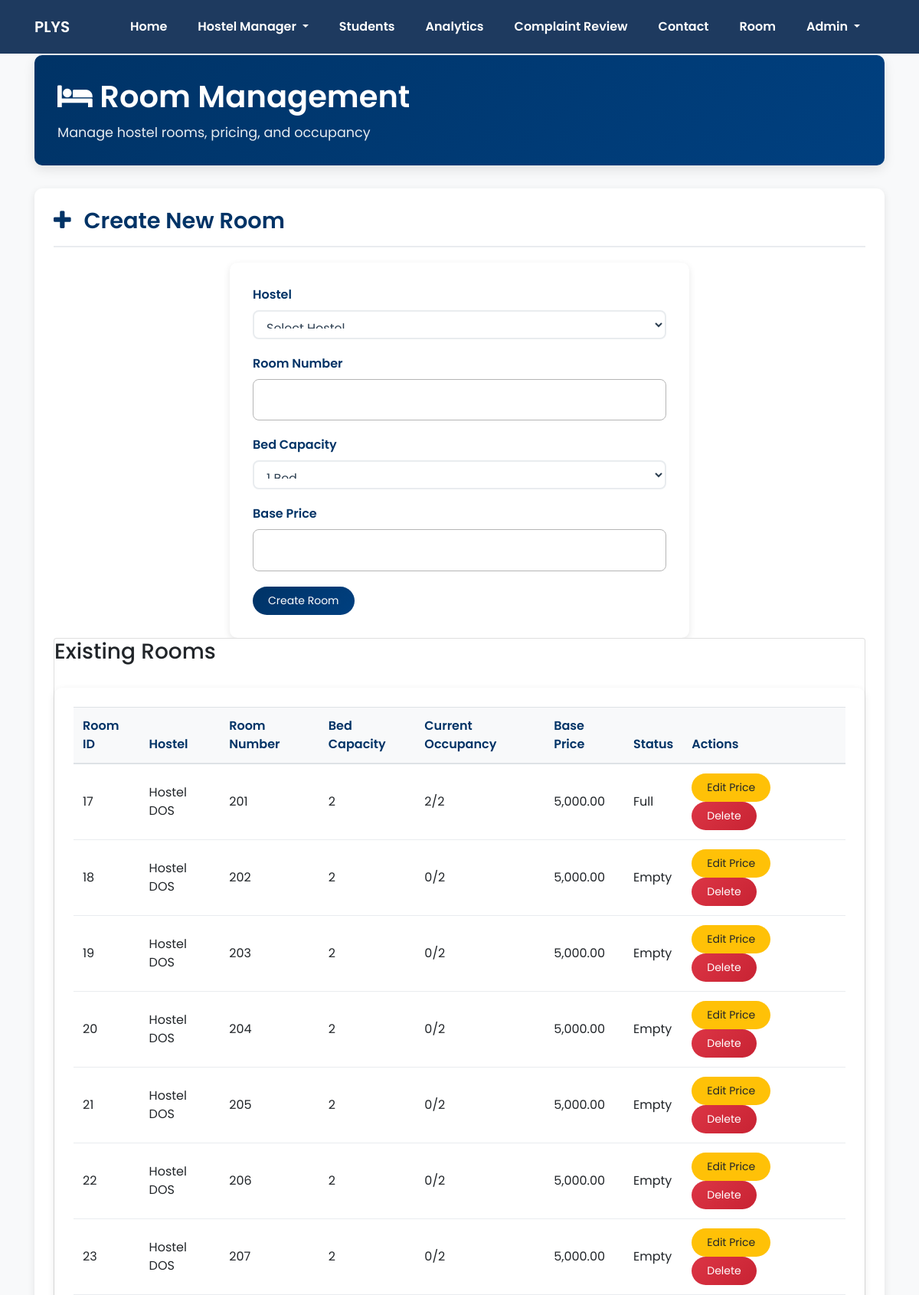
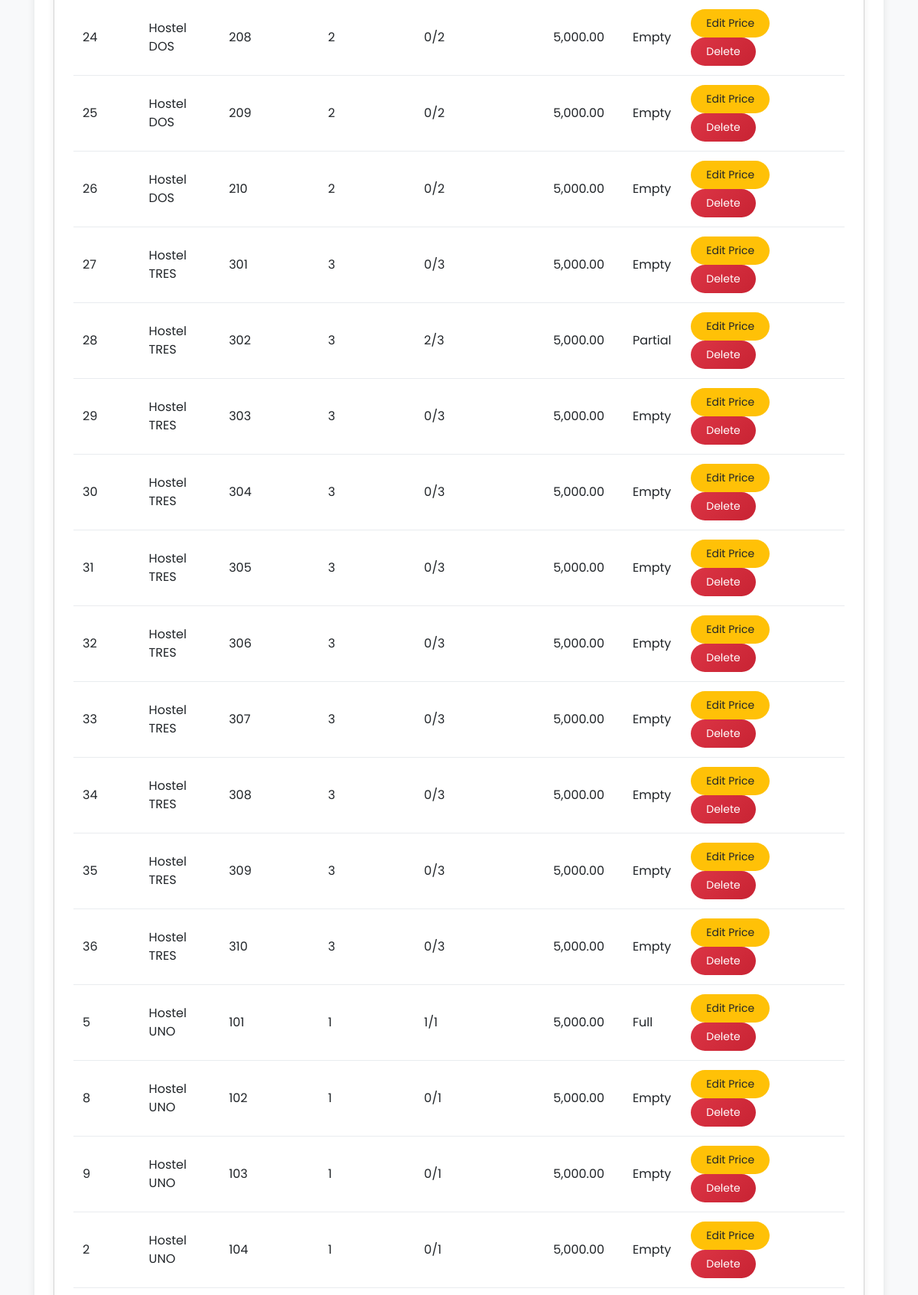
The app's page /admin/admin_room_management.php (upper part) with its own data (2 pictures, top to bottom).
### tables this page shows
CREATE TABLE `room` (
  `Room_id` int(10) NOT NULL,
  `Hostel_id` int(10) NOT NULL,
  `Room_No` int(10) NOT NULL,
  `Allocated` tinyint(1) DEFAULT 0,
  `bed_capacity` int(1) NOT NULL DEFAULT 1 COMMENT '1, 2, or 3 beds',
  `base_price` decimal(10,2) NOT NULL DEFAULT 5000.00 COMMENT 'Base price for single occupancy',
  `current_occupancy` int(1) NOT NULL DEFAULT 0 COMMENT 'Current number of occupied beds'
);

CREATE TABLE `hostel` (
  `Hostel_id` int(10) NOT NULL,
  `Hostel_name` varchar(255) NOT NULL,
  `current_no_of_rooms` varchar(255) DEFAULT NULL,
  `No_of_rooms` varchar(255) DEFAULT NULL,
  `No_of_students` varchar(255) DEFAULT NULL,
  `tenure` int(11) DEFAULT NULL
);

### admin/admin_room_management.php (the view, shortened to what this page needs)
<?php
require_once __DIR__ . '/admin_header.php';
$rooms_query = "SELECT r.*, h.Hostel_name,
                (SELECT COUNT(*) FROM bed_allocation ba WHERE ba.room_id = r.Room_id AND ba.is_active = 1) as current_occupancy
                FROM Room r
                JOIN Hostel h ON r.Hostel_id = h.Hostel_id
                ORDER BY h.Hostel_name, r.Room_No";
$rooms_result = mysqli_query($conn, $rooms_query);
?>
<!DOCTYPE html>
<html lang="en">
<head>
</head>
<body>
<br><br><br>
<div class="container">
    <div class="header">
        <h1><i class="fa fa-bed"></i> Room Management</h1>
        <p>Manage hostel rooms, pricing, and occupancy</p>
    </div>
    <div class="section">
        <div class="section-header">
            <h3><i class="fa fa-plus"></i> Create New Room</h3>
        </div>
        <div class="mail_grid_w3l">
            <form method="post">
                <div class="form-group">
                    <label for="hostel_id">Hostel</label>
                    <select name="hostel_id" class="form-control" required>
                        <option value="">Select Hostel</option>
                    </select>
                </div>
                <div class="form-group">
                    <label for="room_no">Room Number</label>
                    <input type="number" name="room_no" class="form-control" required min="1">
                </div>
                <div class="form-group">
                    <label for="bed_capacity">Bed Capacity</label>
                    <select name="bed_capacity" class="form-control" required>
                        <option value="1">1 Bed</option>
                    </select>
                </div>
                <div class="form-group">
                    <label for="base_price">Base Price</label>
                    <input type="number" name="base_price" class="form-control" step="0.01" min="0" required>
                </div>
                <button type="submit" class="btn btn-primary">Create Room</button>
            </form>
        </div>
        <div class="card">
            <h3>Existing Rooms</h3>
            <div class="table-container">
                <table class="table">
                    <thead>
                        <tr>
                            <th>Room ID</th>
                            <th>Hostel</th>
                            <th>Room Number</th>
                            <th>Bed Capacity</th>
                            <th>Current Occupancy</th>
                            <th>Base Price</th>
                            <th>Status</th>
                            <th>Actions</th>
                        </tr>
                    </thead>
                    <tbody>
                        <?php while ($room = mysqli_fetch_assoc($rooms_result)): ?>
                            <tr>
                                <td><?php echo $room['Room_id']; ?></td>
                                <td><?php echo htmlspecialchars($room['Hostel_name']); ?></td>
                                <td><?php echo $room['Room_No']; ?></td>
                                <td><?php echo $room['bed_capacity']; ?></td>
                                <td><?php echo $room['current_occupancy']; ?>/<?php echo $room['bed_capacity']; ?></td>
                                <td><?php echo number_format($room['base_price'], 2); ?></td>
                                <td>
                                    <?php
                                    if ($room['current_occupancy'] == 0) {
                                        echo '<span class="occupancy-badge occupancy-empty">Empty</span>';
                                    } elseif ($room['current_occupancy'] < $room['bed_capacity']) {
                                        echo '<span class="occupancy-badge occupancy-partial">Partial</span>';
                                    } else {
                                        echo '<span class="occupancy-badge occupancy-full">Full</span>';
                                    }
                                    ?>
                                </td>
                                <td>
                                    <div class="action-buttons">
                                        <button class="btn btn-warning" onclick="openPriceModal(<?php echo $room['Room_id']; ?>, <?php echo $room['base_price']; ?>)">Edit Price</button>
                                        <button class="btn btn-danger" onclick="deleteRoom(<?php echo $room['Room_id']; ?>)">Delete</button>
                                    </div>
                                </td>
                            </tr>
                        <?php endwhile; ?>
                    </tbody>
                </table>
            </div>
        </div>
    </div>
    <br><br><br>
    <br><br><br>
    <br><br><br>
</body>
</html>

### web_home/css_home/style.css (style rules this page uses)
body { padding:0; margin:0; position:relative; font-family: 'Poiret One', cursive; }
h1,h2,h3,h4,h5,h6 { margin:0; }
p { margin:0; }
label { margin:0; }
h1 { font-size: inherit; }
.mail_grid_w3l input[type="text"], .mail_grid_w3l input[type="email"],.mail_grid_w3l input[type="number"],.mail_grid_w3l input[type="password"], .mail_grid_w3l textarea { outline: none; padding: 15px; font-size: 15px; color: #777; background: none; width: 100%; border: 1px solid #b5b5b5; letter-spacing: 3px; font-weight: bold; text-transform: capitalize; }

### web/css/style1.css (style rules this page uses)
body { font-family: 'Poppins', sans-serif; background: #f4f6f9; margin: 0; }

### admin/admin_styles.css (style rules this page uses)
.container .header { background: linear-gradient(135deg, #003366 0%, #004080 100%); color: white; border-radius: 10px; padding: 30px; margin-bottom: 30px; box-shadow: 0 5px 15px rgba(0,0,0,0.1); }
.container .header h1 { font-size: 2.5rem; font-weight: 600; margin-bottom: 10px; }
.container .header p { font-size: 1.1rem; margin: 0; opacity: 0.9; }
.container .section { background: white; border-radius: 10px; padding: 25px; margin-bottom: 20px; box-shadow: 0 3px 10px rgba(0,0,0,0.1); }
.container .section-header { display: flex; justify-content: space-between; align-items: center; margin-bottom: 20px; padding-bottom: 15px; border-bottom: 2px solid #e9ecef; }
.container .section-header h3 { font-size: 1.8rem; font-weight: 600; color: #003366; margin: 0; }
.container .section-header h3 i { margin-right: 10px; color: #003366; }
.mail_grid_w3l { max-width: 600px; margin: 0 auto; background: white; padding: 30px; border-radius: 10px; box-shadow: 0 3px 10px rgba(0,0,0,0.1); }
.form-group { margin-bottom: 20px; }
.form-group label { font-weight: 600; margin-bottom: 8px; display: block; color: #003366; }
.form-control { border: 2px solid #e9ecef; border-radius: 8px; padding: 12px; width: 100%; box-sizing: border-box; font-size: 16px; font-family: 'Poppins', sans-serif; transition: border-color 0.3s ease; background-color: #ffffff; color: #2c3e50; }
.form-control option { background-color: #ffffff; color: #2c3e50; padding: 10px; font-family: 'Poppins', sans-serif; font-size: 15px; }
.form-control option:hover, .form-control option:checked { background-color: #003366; color: #ffffff; }
.table-container { background: white; border-radius: 10px; padding: 25px; box-shadow: 0 3px 10px rgba(0,0,0,0.1); overflow-x: auto; margin-top: 30px; }
.table { width: 100%; border-collapse: collapse; }
.table th { background: #f8f9fa; border-bottom: 2px solid #dee2e6; font-weight: 600; color: #003366; padding: 12px; text-align: left; }
.table td { padding: 12px; vertical-align: middle; border-bottom: 1px solid #e9ecef; }
.btn { padding: 8px 20px; border: none; border-radius: 20px; font-size: 14px; cursor: pointer; transition: all 0.3s ease; margin-right: 10px; font-family: 'Poppins', sans-serif; text-decoration: none; display: inline-block; }
.btn-primary { background: linear-gradient(135deg, #003366 0%, #004080 100%); color: white; }
.btn-danger { background: linear-gradient(135deg, #dc3545 0%, #c82333 100%); color: white; }

### admin/admin_header.php (style rules this page uses)
body { font-family: 'Poppins', sans-serif; margin: 0; padding: 0; background-color: #f8f9fa; }

### records on screen
room: Room_id "17", Hostel.Hostel_name "Hostel DOS", Room_No "201", bed_capacity "2", current_occupancy "2", base_price "5,000.00", shows "Full"
room: Room_id "18", Hostel.Hostel_name "Hostel DOS", Room_No "202", bed_capacity "2", current_occupancy "0", base_price "5,000.00", shows "Empty"
room: Room_id "19", Hostel.Hostel_name "Hostel DOS", Room_No "203", bed_capacity "2", current_occupancy "0", base_price "5,000.00", shows "Empty"
room: Room_id "20", Hostel.Hostel_name "Hostel DOS", Room_No "204", bed_capacity "2", current_occupancy "0", base_price "5,000.00", shows "Empty"
room: Room_id "21", Hostel.Hostel_name "Hostel DOS", Room_No "205", bed_capacity "2", current_occupancy "0", base_price "5,000.00", shows "Empty"
room: Room_id "22", Hostel.Hostel_name "Hostel DOS", Room_No "206", bed_capacity "2", current_occupancy "0", base_price "5,000.00", shows "Empty"
room: Room_id "23", Hostel.Hostel_name "Hostel DOS", Room_No "207", bed_capacity "2", current_occupancy "0", base_price "5,000.00", shows "Empty"
room: Room_id "24", Hostel.Hostel_name "Hostel DOS", Room_No "208", bed_capacity "2", current_occupancy "0", base_price "5,000.00", shows "Empty"
room: Room_id "25", Hostel.Hostel_name "Hostel DOS", Room_No "209", bed_capacity "2", current_occupancy "0", base_price "5,000.00", shows "Empty"
room: Room_id "26", Hostel.Hostel_name "Hostel DOS", Room_No "210", bed_capacity "2", current_occupancy "0", base_price "5,000.00", shows "Empty"
room: Room_id "27", Hostel.Hostel_name "Hostel TRES", Room_No "301", bed_capacity "3", current_occupancy "0", base_price "5,000.00", shows "Empty"
room: Room_id "28", Hostel.Hostel_name "Hostel TRES", Room_No "302", bed_capacity "3", current_occupancy "2", base_price "5,000.00", shows "Partial"
room: Room_id "29", Hostel.Hostel_name "Hostel TRES", Room_No "303", bed_capacity "3", current_occupancy "0", base_price "5,000.00", shows "Empty"
room: Room_id "30", Hostel.Hostel_name "Hostel TRES", Room_No "304", bed_capacity "3", current_occupancy "0", base_price "5,000.00", shows "Empty"
room: Room_id "31", Hostel.Hostel_name "Hostel TRES", Room_No "305", bed_capacity "3", current_occupancy "0", base_price "5,000.00", shows "Empty"
room: Room_id "32", Hostel.Hostel_name "Hostel TRES", Room_No "306", bed_capacity "3", current_occupancy "0", base_price "5,000.00", shows "Empty"
room: Room_id "33", Hostel.Hostel_name "Hostel TRES", Room_No "307", bed_capacity "3", current_occupancy "0", base_price "5,000.00", shows "Empty"
room: Room_id "34", Hostel.Hostel_name "Hostel TRES", Room_No "308", bed_capacity "3", current_occupancy "0", base_price "5,000.00", shows "Empty"
room: Room_id "35", Hostel.Hostel_name "Hostel TRES", Room_No "309", bed_capacity "3", current_occupancy "0", base_price "5,000.00", shows "Empty"
room: Room_id "36", Hostel.Hostel_name "Hostel TRES", Room_No "310", bed_capacity "3", current_occupancy "0", base_price "5,000.00", shows "Empty"
room: Room_id "5", Hostel.Hostel_name "Hostel UNO", Room_No "101", bed_capacity "1", current_occupancy "1", base_price "5,000.00", shows "Full"
room: Room_id "8", Hostel.Hostel_name "Hostel UNO", Room_No "102", bed_capacity "1", current_occupancy "0", base_price "5,000.00", shows "Empty"
room: Room_id "9", Hostel.Hostel_name "Hostel UNO", Room_No "103", bed_capacity "1", current_occupancy "0", base_price "5,000.00", shows "Empty"
room: Room_id "2", Hostel.Hostel_name "Hostel UNO", Room_No "104", bed_capacity "1", current_occupancy "0", base_price "5,000.00", shows "Empty"

### other values on screen
$username "Admin"
